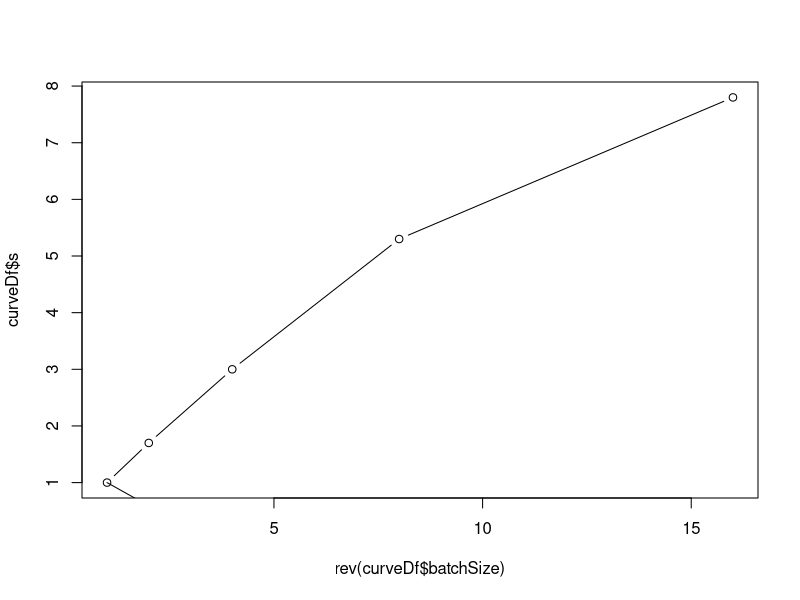
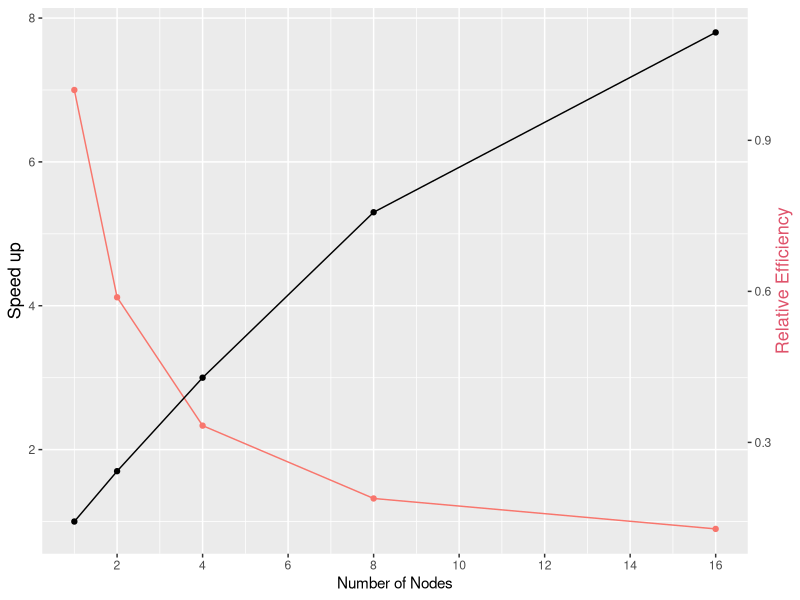

R code for these plots, in order:
require(ggplot2)

curveDf <- data.frame("batchSize" = c(16,8,4,2,1), "s" = c(1,1.7,3,5.3,7.8))
plot(curveDf$s ~ rev(curveDf$batchSize), type = "b")
lines(rev(curveDf$batchSize), 1/curveDf$s)
plotDf <- data.frame("batchSize" = rev(curveDf$batchSize), "speedUp" = curveDf$s, "relativeEfficiency"= 1/curveDf$s)

temperatureColor <- "#69b3a2"
priceColor <- rgb(0.2, 0.6, 0.9, 1)
pdf("./imgResults/fig1_efficiency.pdf", width = 5,height = 3)
ggplot(plotDf, aes(x=batchSize)) +
    geom_line( aes(y=relativeEfficiency*7, color = temperatureColor)) + 
    geom_line( aes(y=speedUp)) + 
    geom_point( aes(y=relativeEfficiency*7, color = temperatureColor)) + 
    geom_point( aes(y=speedUp)) + 
    scale_y_continuous(
        name = "Speed up",
        sec.axis = sec_axis(~./7, name="Relative Efficiency"),
        breaks = c(0,2,4,6,8,10)) + 
    scale_x_continuous(name = "Number of Nodes",
                       breaks = c(0,2,4,6,8,10,12,14,16)) +
    theme(
        axis.title.y = element_text(color = 1, size=13),
        axis.title.y.right = element_text(color = 2, size=13, angle = 90),
        legend.position = "none"
    )
dev.off()
